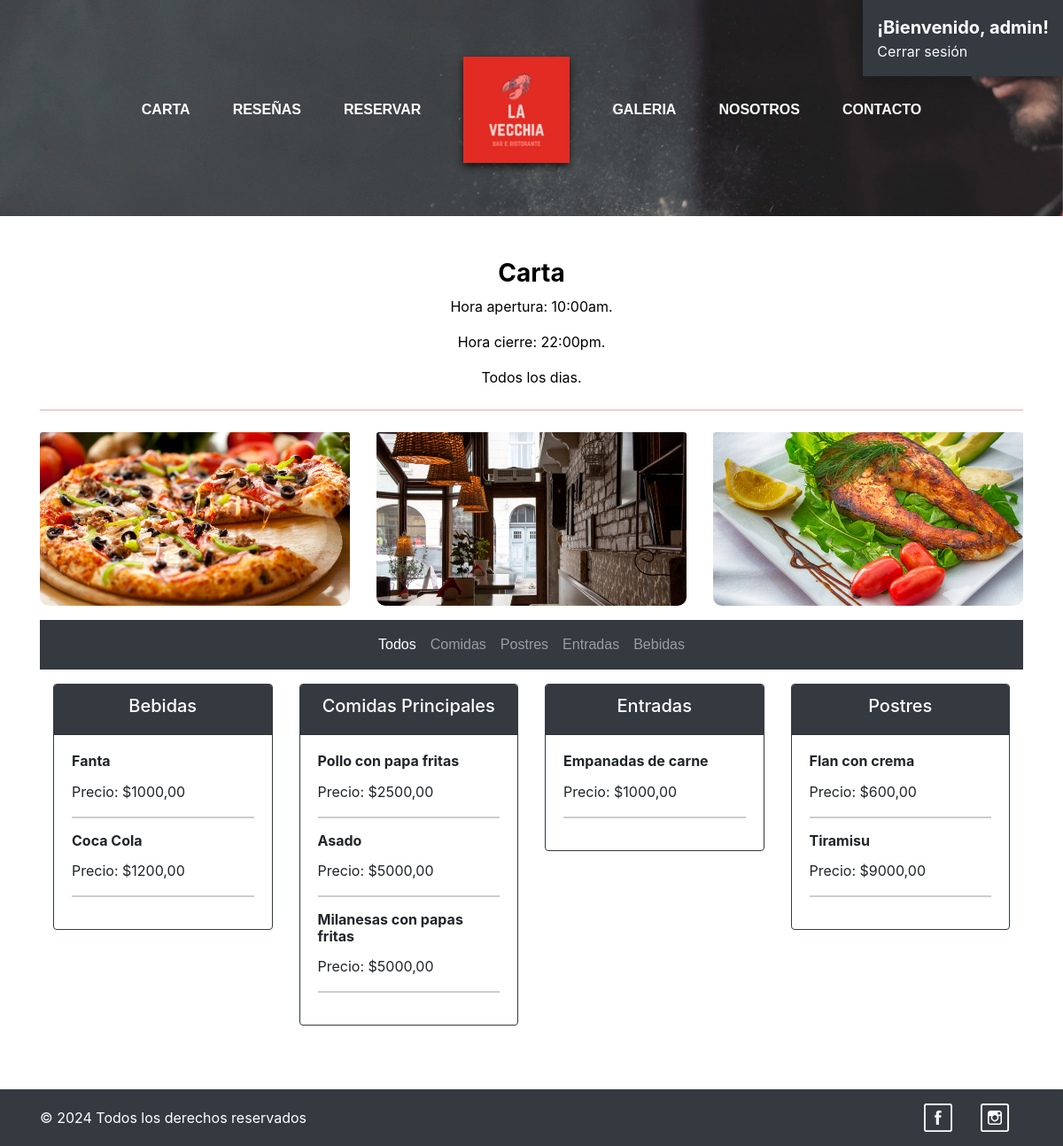
Page /carta/ (signed in) on the committed database.
### myapp/models.py (models this page shows, shortened)
class Galeria(models.Model):
    nombre = models.CharField(max_length=50)
    imagen = models.ImageField(upload_to= "imagenes/", null = True)

class Carta(models.Model):
    TIPO_CHOICES = [
        ('Bebidas', 'Bebidas'),
        ('Postres', 'Postres'),
        ('Comidas', 'Comidas'),
        ('Entradas', 'Entradas'),
    ]
    nombre = models.CharField(max_length=50)
    precio = models.DecimalField(max_digits=10, decimal_places=2)
    tipo = models.CharField(max_length=20, choices=TIPO_CHOICES)

### myapp/views.py (the view)
# urls.py: path('carta/', views.carta, name='carta'),
def carta(request, categoria=None):
    if categoria: #verifica si se proporciono una categoria a la URL
        carta = Carta.objects.filter(tipo=categoria)#si no se proporciono una caterogia, trae todas las instancias de carta
    else:
        carta = Carta.objects.all()
    galeria = Galeria.objects.all()
    tipos_comida = Carta.objects.values('tipo').annotate(count=Count('tipo'))
    return render(request, "carta.html", {"carta": carta, "galeria": galeria, "tipos_comida": tipos_comida, "categoria_seleccionada": categoria})

### myapp/templates/carta.html (shortened to what this page needs)
{% extends "layouts/base.html" %}
{% load static %}
{% block content %}
<div class="container mt-5 mb-5">
  <div class="text-black text-center">
    <h3 class="fw-bold">Carta</h3>
    <p>Hora apertura: 10:00am.</p>
    <p>Hora cierre: 22:00pm.</p>
    <p>Todos los dias.</p>
    <hr class="border-danger border-2 border-dashed w-40 my-4" />
  </div>
  <div class="row justify-content-center mt-3">
    {% for gale in galeria|slice:":3" %}
    <div class="col-md-4 mb-3">
      <div class="text-center">
        <img
          class="card-img-top gallery-img img-fluid"
          src="{{ gale.imagen.url }}"
          alt="{{ gale.nombre }}"
        />
      </div>
    </div>
    {% endfor %}
  </div>
  <nav class="navbar navbar-expand-lg navbar-dark bg-dark">
    <div class="container">
      <div class="collapse navbar-collapse" id="navbarNav">
        <ul class="navbar-nav mx-auto">
          <li class="nav-item">
            <a
              class="nav-link {% if not categoria_seleccionada %}active{% endif %}"
              href="{% url 'carta' %}"
              >Todos</a
            >
          </li>
          <li class="nav-item">
            <a
              class="nav-link {% if categoria_seleccionada == 'Comidas Principales' %}active{% endif %}"
              href="{% url 'carta_categoria' categoria='Comidas Principales' %}"
              >Comidas</a
            >
          </li>
          <li class="nav-item">
            <a
              class="nav-link {% if categoria_seleccionada == 'Postres' %}active{% endif %}"
              href="{% url 'carta_categoria' categoria='Postres' %}"
              >Postres</a
            >
          </li>
          <li class="nav-item">
            <a
              class="nav-link {% if categoria_seleccionada == 'Entradas' %}active{% endif %}"
              href="{% url 'carta_categoria' categoria='Entradas' %}"
              >Entradas</a
            >
          </li>
          <li class="nav-item">
            <a
              class="nav-link {% if categoria_seleccionada == 'Bebidas' %}active{% endif %}"
              href="{% url 'carta_categoria' categoria='Bebidas' %}"
              >Bebidas</a
            >
          </li>
        </ul>
      </div>
    </div>
  </nav>
  <div class="container mt-3" id="comidas-container">
    <div class="row">
      {% for tipo in tipos_comida %}
      <div class="col-md-3 mb-4">
        <div class="card border-dark">
          <div class="card-header bg-dark text-white text-center">
            <h5>{{ tipo.tipo }}</h5>
          </div>
          <div class="card-body">
            {% for comida in carta %} {% if comida.tipo == tipo.tipo %}
            <div class="mb-3">
              <h6 class="card-title fw-bold">{{ comida.nombre }}</h6>
              <p class="card-text">Precio: ${{ comida.precio }}</p>
              <hr class="border-dark border-2 border-dashed w-30 my-2" />
            </div>
            {% endif %} {% endfor %}
          </div>
        </div>
      </div>
      {% endfor %}
    </div>
  </div>
</div>
{% endblock content %}

### myapp/templates/layouts/base.html (shortened to what this page needs)
{% load static %}
<!DOCTYPE html>
<html lang="en">
  <head>
    <link
      rel="stylesheet"
      type="text/css"
      href="{% static 'css/styles.css' %}"
    />
    <link
      href="https://cdn.jsdelivr.net/npm/bootstrap@5.3.2/dist/css/bootstrap.min.css"
      rel="stylesheet"
    />
    <link
      rel="stylesheet"
      href="https://cdn.jsdelivr.net/npm/bootstrap-icons@1.10.0/font/bootstrap-icons.css"
    />
    <link
      rel="stylesheet"
      href="https://stackpath.bootstrapcdn.com/bootstrap/4.5.2/css/bootstrap.min.css"
    />
  </head>
  <body>
    <div class="container">
      <nav
        class="navbar navbar-expand-lg mb-4 mt-5 bg-transparent"
        style="z-index: 2"
      >
        <div class="container">
          <div class="collapse navbar-collapse justify-content-center">
            <ul
              class="navbar-nav fs-5 text d-flex align-items-center"
              style="margin-right: auto; margin-left: auto"
            >
              <li class="nav-item mx-3">
                <a
                  class="nav-link text-white fw-bold hover-zoom"
                  href="{% url 'carta' %}"
                  >CARTA</a
                >
              </li>
              <li class="nav-item mx-3">
                <a
                  class="nav-link text-white fw-bold hover-zoom"
                  href="{% url 'reseñas' %}"
                  >RESEÑAS</a
                >
              </li>
              <li class="nav-item mx-3">
                <a
                  class="nav-link text-white fw-bold hover-zoom"
                  href="{% url 'reserva' %}"
                  >RESERVAR</a
                >
              </li>
              <li class="nav-item mx-3">
                <a class="nav-link" href="{% url 'index' %}">
                  <img
                    src="{% static 'img/logo-restaurante.webp' %}"
                    alt="Logo Restaurante"
                    style="
                      height: 120px;
                      width: 120px;
                      box-shadow: 0px 4px 8px rgba(0, 0, 0, 0.7);
                    "
                  />
                </a>
              </li>
              <li class="nav-item mx-3">
                <a
                  class="nav-link text-white fw-bold hover-zoom"
                  href="{% url 'galeria' %}"
                  >GALERIA</a
                >
              </li>
              <li class="nav-item mx-3">
                <a
                  class="nav-link text-white fw-bold hover-zoom"
                  href="{% url 'nosotros' %}"
                  >NOSOTROS</a
                >
              </li>
              <li class="nav-item mx-3">
                <a
                  class="nav-link text-white fw-bold hover-zoom"
                  href="{% url 'contacto' %}"
                  >CONTACTO</a
                >
              </li>
            </ul>
          </div>
        </div>
      </nav>
    </div>
    {% if user.is_authenticated %}
    <div
      id="user-info-container"
      class="position-fixed top-0 end-0 p-3 bg-dark bg-opacity-75 shadow"
      style="z-index: 1000; max-width: 300px; color: #fff"
    >
      <p class="mb-0 fs-5 fw-bold">¡Bienvenido, {{ user.username }}!</p>
      <a href="{% url 'logout' %}" class="text-light text-decoration-none"
        >Cerrar sesión</a
      >
    </div>
    {% endif %} {% block content %} {% endblock %}
    <footer class="bg-dark text-white text-center py-3">
      <div class="container">
        <div class="d-flex justify-content-between align-items-center">
          <div>
            <p class="m-0">© 2024 Todos los derechos reservados</p>
          </div>
          <div class="mx-3 ml-auto">
            <a
              href="https://www.facebook.com/"
              class="text-white text-decoration-none underline"
              target="_blank"
              ></a
            >
          </div>
          <div class="mx-3">
            <a
              href="https://www.instagram.com/"
              class="text-white text-decoration-none underline"
              target="_blank"
              ></a
            >
          </div>
        </div>
      </div>
    </footer>
  </body>
</html>

### myapp/static/css/styles.css (style rules this page uses)
.navbar-nav .nav-link { font-family: 'Your Font', sans-serif; font-size: 16px; }
.gallery-img { border-radius: 10px; width: 100%; height: auto; }

### rows in the picture
Galeria: imagen (picture)
Galeria: imagen (picture)
Galeria: imagen (picture)
Carta: nombre "Fanta", precio "1000,00"
Carta: nombre "Coca Cola", precio "1200,00"
Carta: nombre "Pollo con papa fritas", precio "2500,00"
Carta: nombre "Asado", precio "5000,00"
Carta: nombre "Milanesas con papas fritas", precio "5000,00"
Carta: nombre "Empanadas de carne", precio "1000,00"
Carta: nombre "Flan con crema", precio "600,00"
Carta: nombre "Tiramisu", precio "9000,00"

### other values in the picture
{{ user.username }} "admin"
{{ tipo.tipo }} "Bebidas" "Comidas Principales" "Entradas" "Postres"
